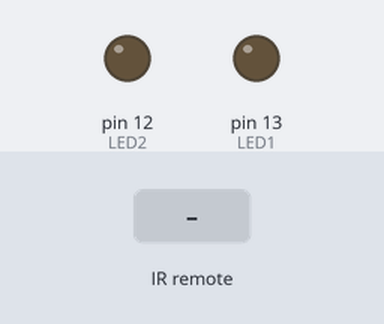
A sketch run on a simulated Arduino Uno, built with avr-gcc and run on an emulated ATmega328P. On the bench: output pins drawn as LEDs (lit = HIGH). The test bench sets the inputs (shaded band).

Above: at 1.2 s.
1.3 s: infrared code 0x94F37EE4 received
At 2.5 s:
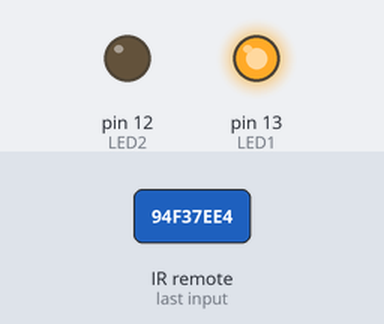
2.8 s: infrared code 0xF61D79DE received
At 3.6 s:
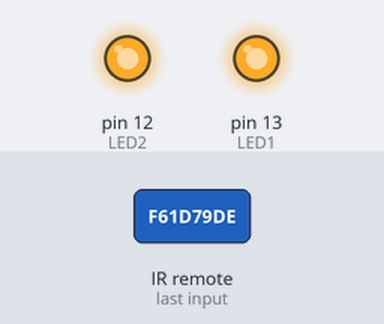
4.3 s: infrared code 0x23EAE8C2 received
At 4.8 s:
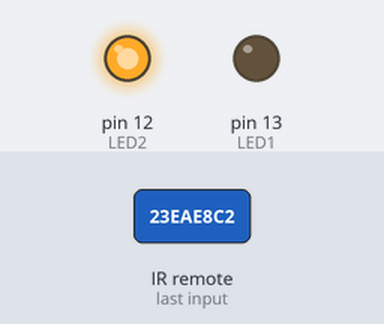
5.8 s: infrared code 0x81772F84 received
At 7.1 s:
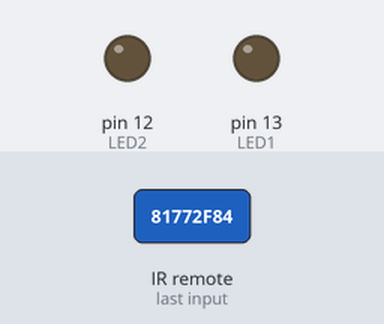
Timing chart, 0 to 8.3 s (numbered marks = the images above; inputs shaded):
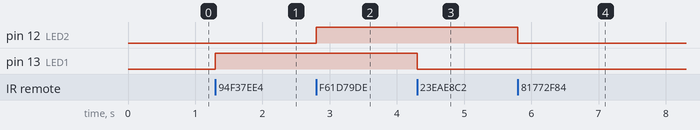

The sketch:

PRUEBA_2_LEDS_con_IR.ino
```cpp
#include <IRremote.h>

int IRpin = 11;  // pin for the IR sensor
int LED1 = 13;    // LED pin
int LED2 = 12;
IRrecv irrecv(IRpin);
decode_results results;

void setup()
{
  Serial.begin(9600);
  irrecv.enableIRIn(); // Start the receiver
  pinMode(LED1, OUTPUT);
  pinMode(LED2, OUTPUT);
}

void loop()
{

  if (irrecv.decode(&results))
    {
      irrecv.resume();   // Receive the next value
    }

   if (results.value == 2498985700)  // change zero to your IR remote button number
     {
       digitalWrite(LED1, HIGH);

     }
   if (results.value == 602597570)  // change zero to your IR remote button number
     {
       digitalWrite(LED1, LOW);

     }
   if (results.value == 4129126878)  // change zero to your IR remote button number
     {
       digitalWrite(LED2, HIGH);

     }
   if (results.value == 2172071812)  // change zero to your IR remote button number
     {
       digitalWrite(LED2, LOW);

     }

}
```

Measured:
- after the input at 1.3 s, pin 13 (LED1): LOW → HIGH at once
- after the input at 2.8 s, pin 12 (LED2): LOW → HIGH at once
- after the input at 4.3 s, pin 13 (LED1): HIGH → LOW at once
- after the input at 5.8 s, pin 12 (LED2): HIGH → LOW at once
